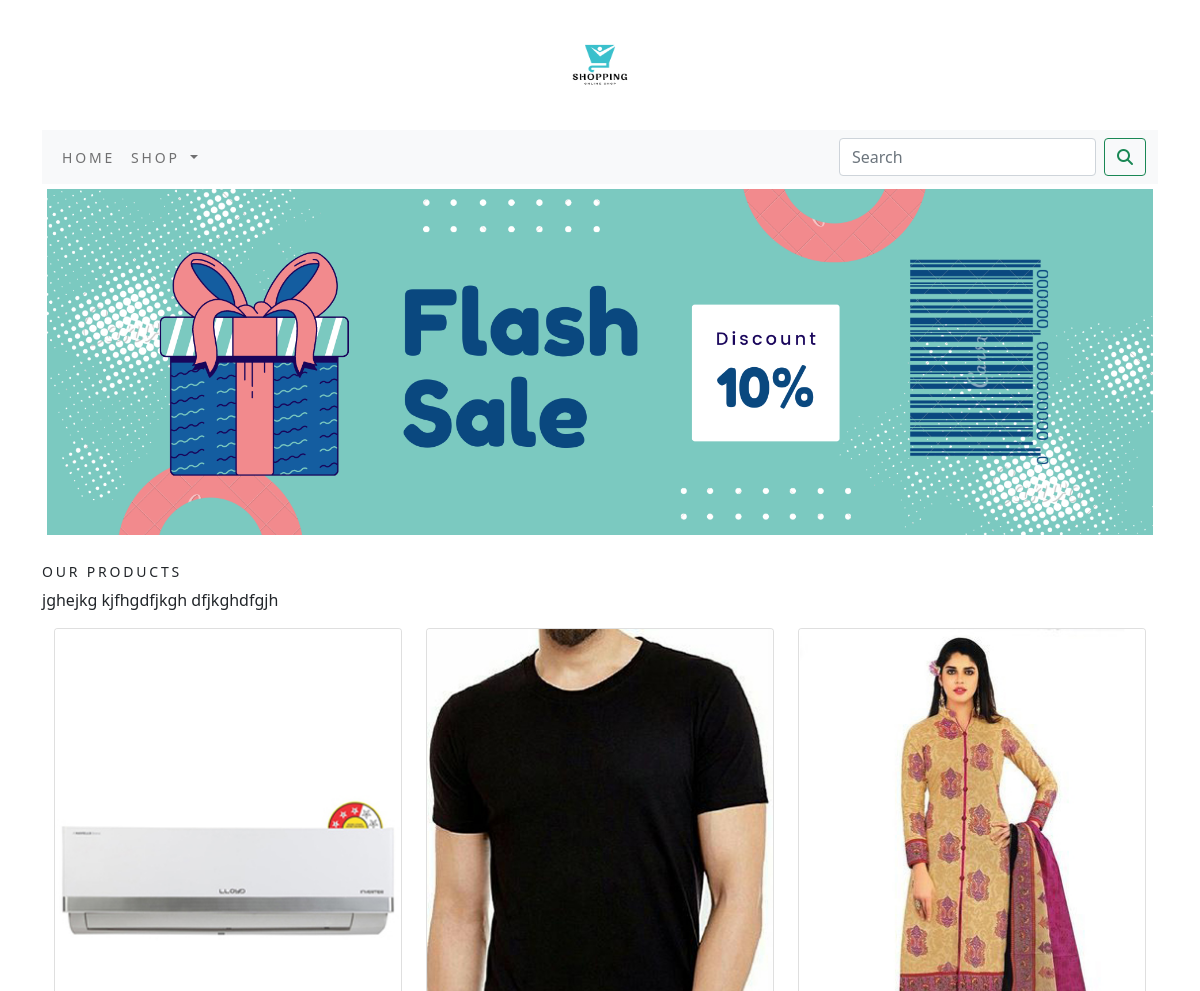
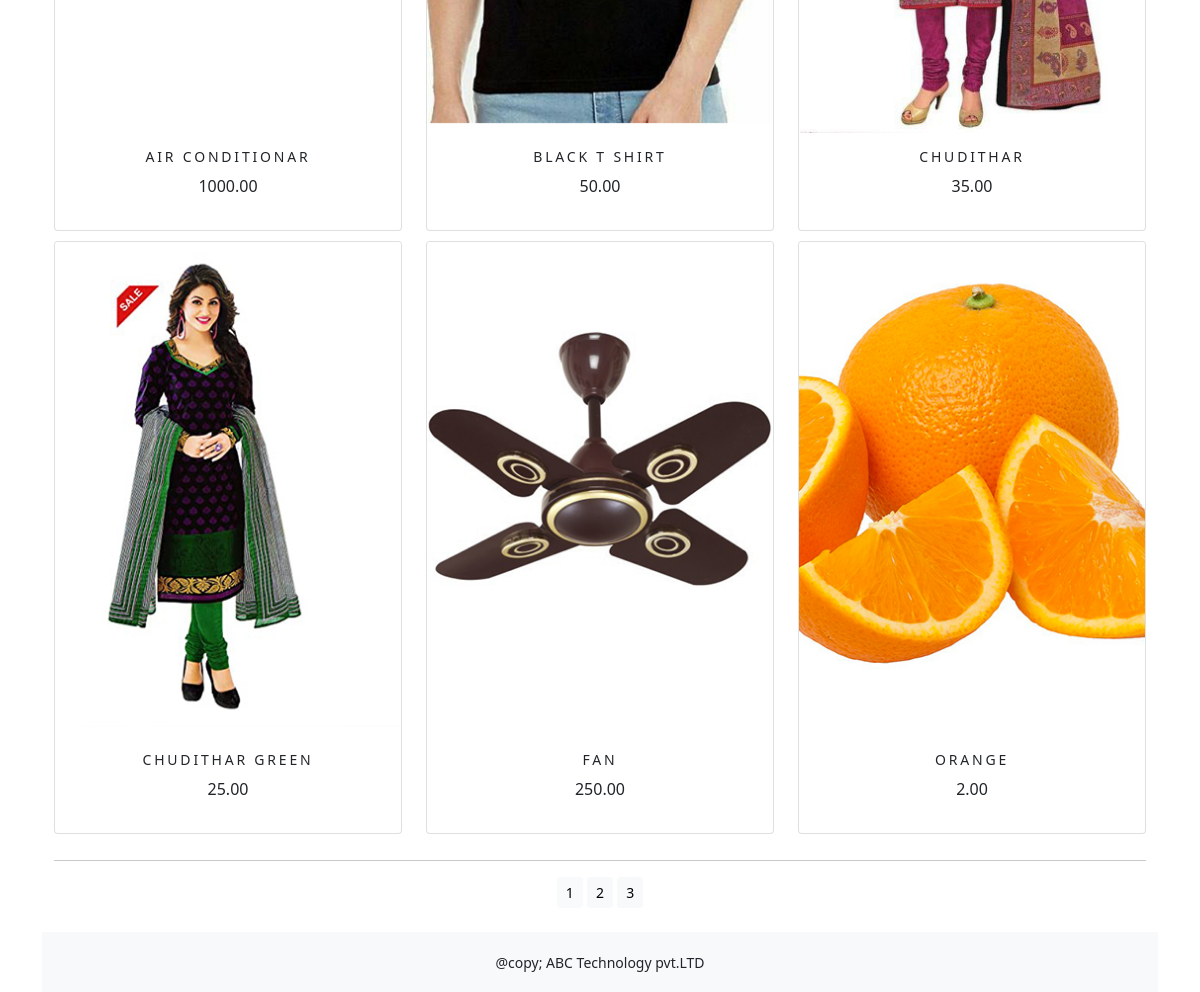
Page /ekartapp on the committed database (2 pictures, top to bottom).
### ekartapp/models.py (models this page shows, shortened)
class Product(models.Model):
    objects = None
    name=models.CharField(max_length=250,unique=True)
    slug=models.SlugField(max_length=250,unique=True)
    description=models.TextField(blank=True)
    price=models.DecimalField(max_digits=10,decimal_places=2)
    category=models.ForeignKey(Category,on_delete=models.CASCADE)
    image=models.ImageField(upload_to='product',blank=True)
    stock=models.IntegerField()
    available=models.BooleanField(default=True)
    created=models.DateTimeField(auto_now=True)
    update=models.DateTimeField(auto_now=True)
    def get_url(self):
        return reverse('ekartapp:allprodcate',args=[self.category.slug,self.slug])
    class Meta:
        ordering=('name',)
        verbose_name='product'
        verbose_name_plural='products'

### ekartapp/views.py (the view)
# urls.py: path('',views.allProdCat,name='allProdCat'),
def allProdCat(request,c_slug=None):
    c_page=None
    products_list=None
    if c_slug!=None:
        c_page=get_object_or_404(Category,slug=c_slug)
        products_list=Product.objects.all().filter(category=c_page,available=True)
    else:
        products_list=Product.objects.all().filter(available=True)
    paginator=Paginator(products_list,6)
    try:
        page=int(request.GET.get('page','1'))
    except:
        page=1
    try:
        products=paginator.page(page)
    except (EmptyPage, InvalidPage):
        products=paginator.page(paginator.num_pages)
    return render(request,"category.html",{'category':c_page,'product':products})

### cart/context_processors.py (called while the page is built)
def counter(request):
    item_count=0
    if 'admin' in request.path:
        return {}
    else:
        try:
            cart=Cart.objects.filter(cart_id=_cart_id(request))
            cart_items=CartItem.objects.all().filter(cart=cart[:1])
            for cart_item in cart_items:
                item_count += cart_item.quantity
        except Cart.DoesNotExist:
            item_count=0
    return dict(item_count=item_count)

### cart/views.py (called while the page is built)
def _cart_id(request):
    cart=request.session.session_key
    if not cart:
        cart=request.session.create()
    return  cart

### ekartapp/context_processors.py (called while the page is built)
def menu_links(request):
    links=Category.objects.all()
    return dict(links=links)

### ekartapp/models.py (called while the page is built)
    def get_url(self):
        return reverse('ekartapp:products_by_category',args=[self.slug])

### templates/category.html (shortened to what this page needs)
{% extends 'base.html' %}
{% load static %}
{% block content %}
<div class="mx_auto">
  {% if category %}
  <img class="my_image" src="{{category.image.url}}" alt="{{category.name}}">
</div>
<br>
<div>
    <h1 class="text-center my_title" >{{category.name}}</h1>
    <p class="text-justify">category.description</p>
</div>
{% else %}
<div>
<img class="my_image my_image_padding" src="{% static 'img/banner.png' %}" alt="our products">
</div>
<br>
<div>
    <h1 class="text_center my_title">Our Products</h1>
    <p class="text-justify">jghejkg  kjfhgdfjkgh dfjkghdfgjh</p>
</div>
{% endif %}
<div class="container">
    <div class="row mx_auto">
        {% for product in product.object_list %}
        <div class="my_bottom_margin col-9 col-sm-12 col-md-4 xol-lg-4">
            <div class="card text-center" style="min-width:18rem;">
                <a href="{{product.get_url}}"><img class="card-img-top my_image" src="{{product.image.url}}" alt="{{product.name}}"></a>
                <div class="card-body">
                    <h4>{{product.name}}</h4>
                    <p>{{product.price}}</p>
                </div>
            </div>
        </div>
        {% endfor %}
    </div>
    <div class="mx-auto">
        {% if product.paginator.num_pages > 1 %}
            <hr>
        <div class="text-center">
            {% for pg in product.paginator.page_range %}
            <a href="?page={{pg}}" class="btn btn-light btn-sm {% if product.number == pg %}active {% endif %}">{{pg}}</a>
            {% endfor %}
        </div>
        {% endif %}
    </div>
    <br>
</div>
{% endblock %}

### templates/base.html (shortened to what this page needs)
{% load static %}
<!DOCTYPE html>
<html lang="en">
<head>
    <link rel="stylesheet" href="{%static 'css/custom.css' %}">
    <link href="https://cdn.jsdelivr.net/npm/bootstrap@5.1.3/dist/css/bootstrap.min.css" rel="stylesheet">
</head>
<body class="d-flex flex-column min-vh-100">
<div class="container">
{% include 'header.html' %}
{% include 'navbar.html' %}
{% block content  %}
{% endblock %}
</div>
{% include 'footer.html' %}
</body>
</html>

### templates/header.html
{% load static %}
<header>
    <center>
       <a href="{% url 'ekartapp:allProdCat'%}"></a> <img src="{% static 'img/logo.png' %}" alt="logimage" width="130px;" height="130;">
    </center>
</header>

### templates/navbar.html (shortened to what this page needs)
<nav class="navbar navbar-expand-lg navbar-light bg-light">
  <div class="container-fluid">
    <div class="collapse navbar-collapse" id="navbarSupportedContent">
      <ul class="navbar-nav me-auto mb-2 mb-lg-0">
        <li class="nav-item">
          <a class="nav-link" href="#">Home</a>
        </li>
        <li class="nav-item dropdown {% if 'ekartapp' in request.path %} active {% endif %}">
          <a class="nav-link dropdown-toggle" href="#" id="navbarDropdown" role="button" data-bs-toggle="dropdown" aria-expanded="false">
            Shop
          </a>
        </li>
      </ul>
      <form class="d-flex" action="{% url 'search_app:SearchResult' %}" method="get">
        <input class="form-control me-2" type="search" placeholder="Search" name="q" aria-label="Search">
        <button class="btn btn-outline-success" type="submit"><i class=" fa fa-search"></i></button>
      </form>
    </div>
  </div>
</nav>

### templates/footer.html
<footer class="mt-auto">
<div class="footer navbar-fixed-bottom my_footer ">
  <p class="text-center">@copy; ABC Technology pvt.LTD</p>
</div>
</footer>

### static/css/custom.css (style rules this page uses)
body { font-family: 'Roboto', sans-serif; }
.nav-item { letter-spacing: .2em; font-size: 14px; text-transform: uppercase; }
.my_footer { background-color: #f8f9fa; height: 60px; }
.my_footer p { padding-top: 20px; font-size: 14px; }
.my_image { width: 100%; height: auto; }
.my_title { font-size: 14px; text-transform:uppercase; letter-spacing: .2em; }
.my_image_padding { padding: 5px; }
.my_bottom_margin { margin-bottom: 10px; }
.card-body h4 { font-size: 14px; text-transform: uppercase; letter-spacing: .2em; }

### rows in the picture
Product: image (picture), name "AIR CONDITIONAR", price "1000.00"
Product: image (picture), name "BLACK T SHIRT", price "50.00"
Product: image (picture), name "CHUDITHAR", price "35.00"
Product: image (picture), name "CHUDITHAR GREEN", price "25.00"
Product: image (picture), name "FAN", price "250.00"
Product: image (picture), name "ORANGE", price "2.00"

### other values in the picture
{{ pg }} "1" "2" "3"
